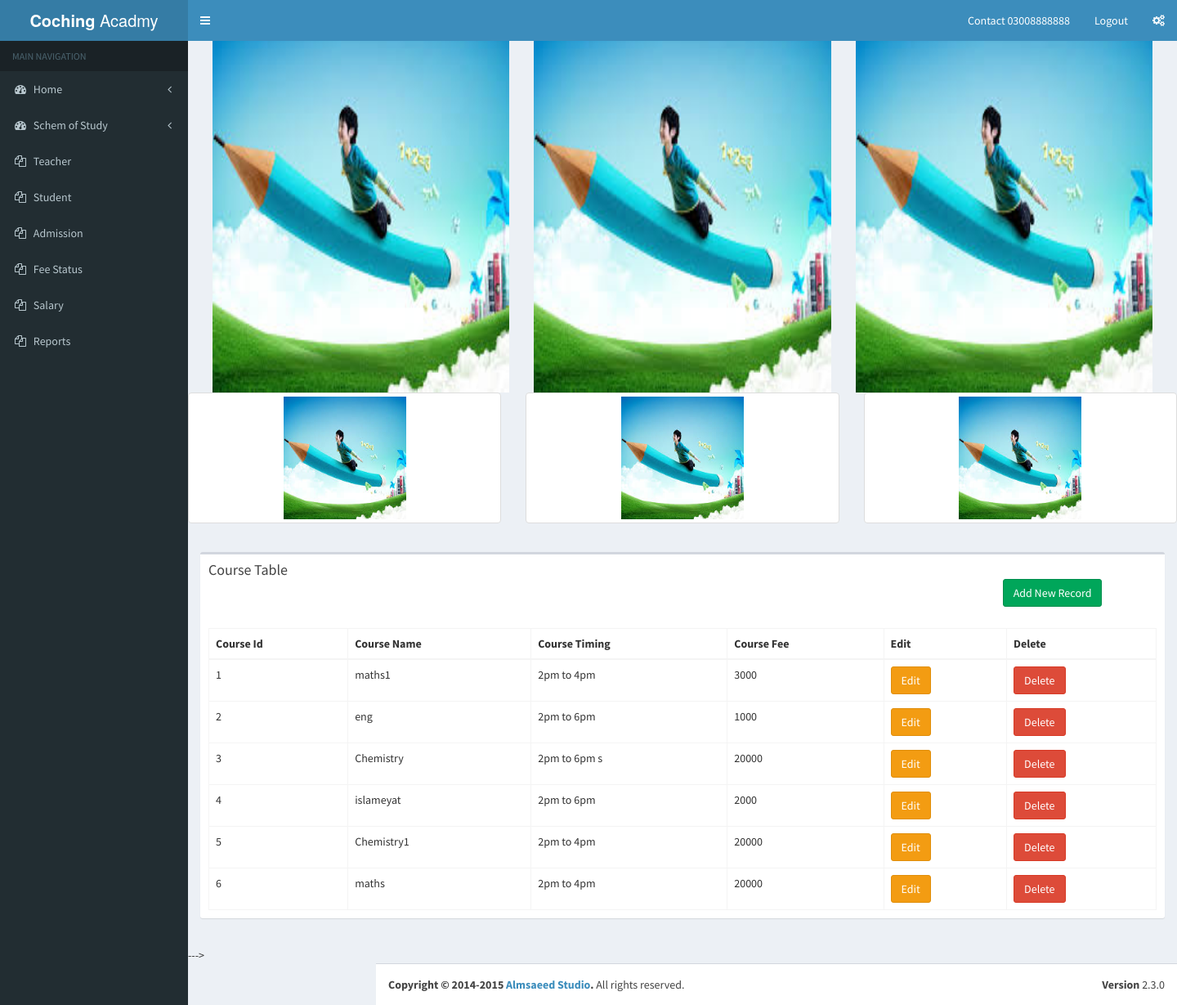
The page /index1.php on the database as committed earlier.
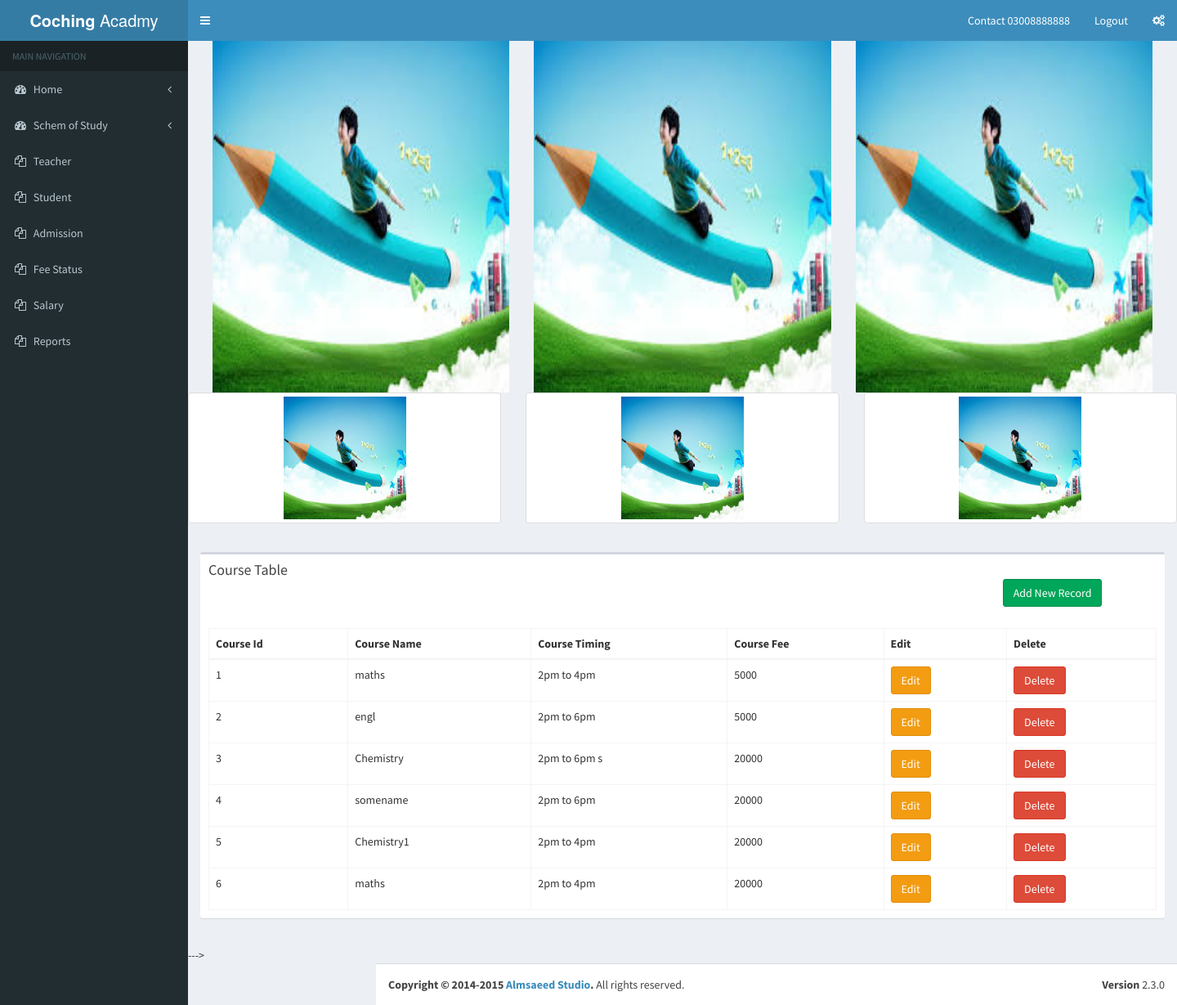
The same page on the database as committed later.
### tables this page shows
CREATE TABLE `course` (
  `course_id` int(255) NOT NULL,
  `student_id` int(255) NOT NULL,
  `course_name` varchar(255) NOT NULL,
  `course_timing` varchar(255) NOT NULL,
  `course_fee` varchar(255) NOT NULL
);

### index1.php (the view, shortened to what this page needs)
<?php
include 'include/header.php';
include 'include/leftsidebar.php';
include 'include/conn.php';
?>
<?php
$sql="SELECT * FROM `course`";
$stmt = $conn->prepare($sql);
$stmt->execute();
$result = $stmt->fetchAll();
?>
      <div class="content-wrapper" >
		 <div class="col-md-12">
	      <img src="include/img/a.jpg" class="img-rounded col-md-4" alt="Cinque Terre" width="250" height="236">
          <img src="include/img/a.jpg" class="img-rounded col-md-4" alt="Cinque Terre" width="250" height="236">
          <img src="include/img/a.jpg" class="img-rounded col-md-4" alt="Cinque Terre" width="250" height="236">
	     </div>
		  <div class="row">
  <div class="col-md-4">
    <a href="include/img/a.jpg" class="thumbnail">
      <img src="include/img/a.jpg" alt="Pulpit Rock" style="width:150px;height:150px">
    </a>
  </div>
  <div class="col-md-4">
    <a href="include/img/a.jpg" class="thumbnail">
      <img src="include/img/a.jpg" alt="Moustiers Sainte Marie" style="width:150px;height:150px">
    </a>
  </div>
  <div class="col-md-4">
    <a href="include/img/a.jpg" class="thumbnail">
      <img src="include/img/a.jpg" alt="Cinque Terre" style="width:150px;height:150px">
    </a>
  </div>
</div>
         <section class="content">
          <div class="row">
            <div class="col-xs-12">
              <div class="box">
                <div class="box-header">
                  <h3 class="box-title">Course Table</h3>
				  <div class="col-md-12">
				  <div class="col-md-10"></div>
				  <div class="col-md-2"><td><a href="course_insert.php" class="btn btn-success">Add New Record</a></td></div>
				  </div>
                </div>
                <div class="box-body">
                  <table id="example2" class="table table-bordered table-hover">
                   <div class="col-md-12"> <thead>
                     <tr>
                  <div class="col-md-1">      <th>Course Id</th></div>
                       <div class="col-md-1">  <th>Course Name</th></div>
                       <div class="col-md-1">  <th>Course Timing</th></div>
                        <div class="col-md-1"> <th>Course Fee</th></div>
                       <div class="col-md-1">  <th>Edit</th></div>
					   <div class="col-md-1">  <th>Delete</th></div>
                      </tr>
                    </thead>
					</div>
                    <tbody>
					<div class="col-md-12">
                      <?php
					  $i = 1;
					  foreach( $result as $course ){?>
					  <tr>
                        <div class="col-md-1"><td><?=$i ?></td></div>
                        <div class="col-md-1"><td><?=$course['course_name']?></td></div>
                        <div class="col-md-1"><td><?=$course['course_timing']?></td></div>
                        <div class="col-md-1"><td><?=$course['course_fee']?></td></div>
                        <div class="col-md-1"><td><a href="course_edit.php?id=<?= $course['course_id'] ?>" class="btn btn-warning">Edit</a></td></div>
					    <div class="col-md-1"><td><a href="course_delete.php?id=<?=$course['course_id']?>" class="btn btn-danger">Delete</a></td></div>
                      </tr>
					  <?php $i++; } ?>
                  </table>
                </div>
              </div>
            </div>
          </div>
        </section>
        </section>--->
<?php
include'include/footer.php';
?>

### include/header.php (shortened to what this page needs)
<!DOCTYPE html>
<html>
  <head>
    <link rel="stylesheet" href="bootstrap/css/bootstrap.min.css">
    <link rel="stylesheet" href="https://maxcdn.bootstrapcdn.com/font-awesome/4.4.0/css/font-awesome.min.css">
    <link rel="stylesheet" href="https://code.ionicframework.com/ionicons/2.0.1/css/ionicons.min.css">
    <link rel="stylesheet" href="dist/css/AdminLTE.min.css">
    <link rel="stylesheet" href="dist/css/skins/_all-skins.min.css">
    <link rel="stylesheet" href="plugins/iCheck/flat/blue.css">
    <link rel="stylesheet" href="plugins/morris/morris.css">
    <link rel="stylesheet" href="plugins/jvectormap/jquery-jvectormap-1.2.2.css">
    <link rel="stylesheet" href="plugins/datepicker/datepicker3.css">
    <link rel="stylesheet" href="plugins/daterangepicker/daterangepicker-bs3.css">
    <link rel="stylesheet" href="plugins/bootstrap-wysihtml5/bootstrap3-wysihtml5.min.css">
  </head>
  <body class="hold-transition skin-blue sidebar-mini">
    <div class="wrapper">
      <header class="main-header">
        <a href="index2.html" class="logo">
          <span class="logo-lg"><b>Coching</b> Acadmy</span>
        </a>
        <nav class="navbar navbar-static-top" role="navigation">
          <a href="#" class="sidebar-toggle" data-toggle="offcanvas" role="button">
          </a>
          <div class="navbar-custom-menu">
            <ul class="nav navbar-nav">
              <li class="dropdown user user-menu">
                <a href="#" class="dropdown-toggle" data-toggle="dropdown">
                  <span class="hidden-xs">Contact   03008888888</span>
                </a>
              </li>
              <li class="dropdown user user-menu">
                <a href="logout.php?logout" class="dropdown-toggle" >
                  <span class="hidden-xs">Logout</span>
                </a>
              </li>
              <li>
                <a href="#" data-toggle="control-sidebar"><i class="fa fa-gears"></i></a>
              </li>
            </ul>
          </div>
        </nav>
      </header>

### include/leftsidebar.php (shortened to what this page needs)
      <aside class="main-sidebar">
        <section class="sidebar">
          <ul class="sidebar-menu">
            <li class="header">MAIN NAVIGATION</li>
			<li>
			<a href="index.php">
			 <i class="fa fa-dashboard"></i> <span>Home</span> <i class="fa fa-angle-left pull-right"></i>
              </a></li>
            <li class="">
              <a href="#">
                <i class="fa fa-dashboard"></i> <span>Schem of Study</span> <i class="fa fa-angle-left pull-right"></i>
              </a>
            </li>
            <li class="treeview">
              <a href="#">
                <i class="fa fa-files-o"></i>
                <span>Teacher</span>
              </a>
            </li>
			<li class="treeview">
              <a href="#">
                <i class="fa fa-files-o"></i>
                <span>Student</span>
              </a>
            </li>
			<li class="treeview">
              <a href="#">
                <i class="fa fa-files-o"></i>
                <span>Admission</span>
              </a>
            </li>
			<li class="treeview">
              <a href="#">
                <i class="fa fa-files-o"></i>
                <span>Fee Status</span>
              </a>
            </li>
			<li class="treeview">
              <a href="#">
                <i class="fa fa-files-o"></i>
                <span>Salary</span>
              </a>
            </li>
			<li class="treeview">
              <a href="#">
                <i class="fa fa-files-o"></i>
                <span>Reports</span>
              </a>
            </li>
		</ul>
</aside>

### include/footer.php (shortened to what this page needs)
      <footer class="main-footer">
        <div class="pull-right hidden-xs">
          <b>Version</b> 2.3.0
        </div>
        <strong>Copyright &copy; 2014-2015 <a href="http://almsaeedstudio.com">Almsaeed Studio</a>.</strong> All rights reserved.
      </footer>
    </div>
  </body>
</html>

### include/header.php (style rules this page uses)
.img-rounded { height:480px; margin-top:-50px; }

Rows that differ between the two databases and show on the page:
changed course (number 1 of 6 on the later page): course_name "maths1" → "maths"; course_fee "3000" → "5000"
changed course: course_name "eng" → "engl"; course_fee "1000" → "5000"
changed course: course_name "islameyat" → "somename"; course_fee "2000" → "20000"
